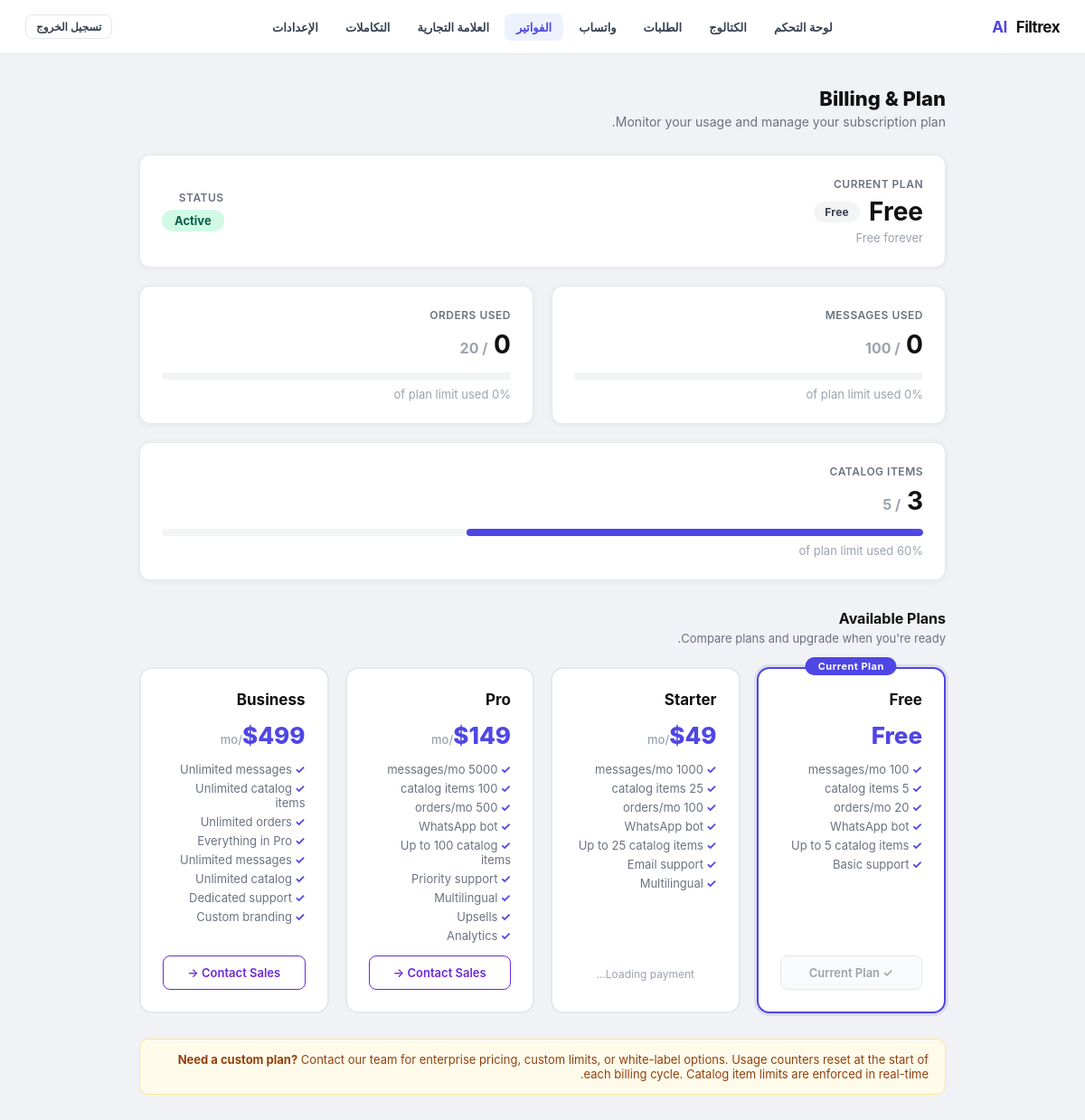
The page /admin/billing (signed in) on the database as committed earlier.
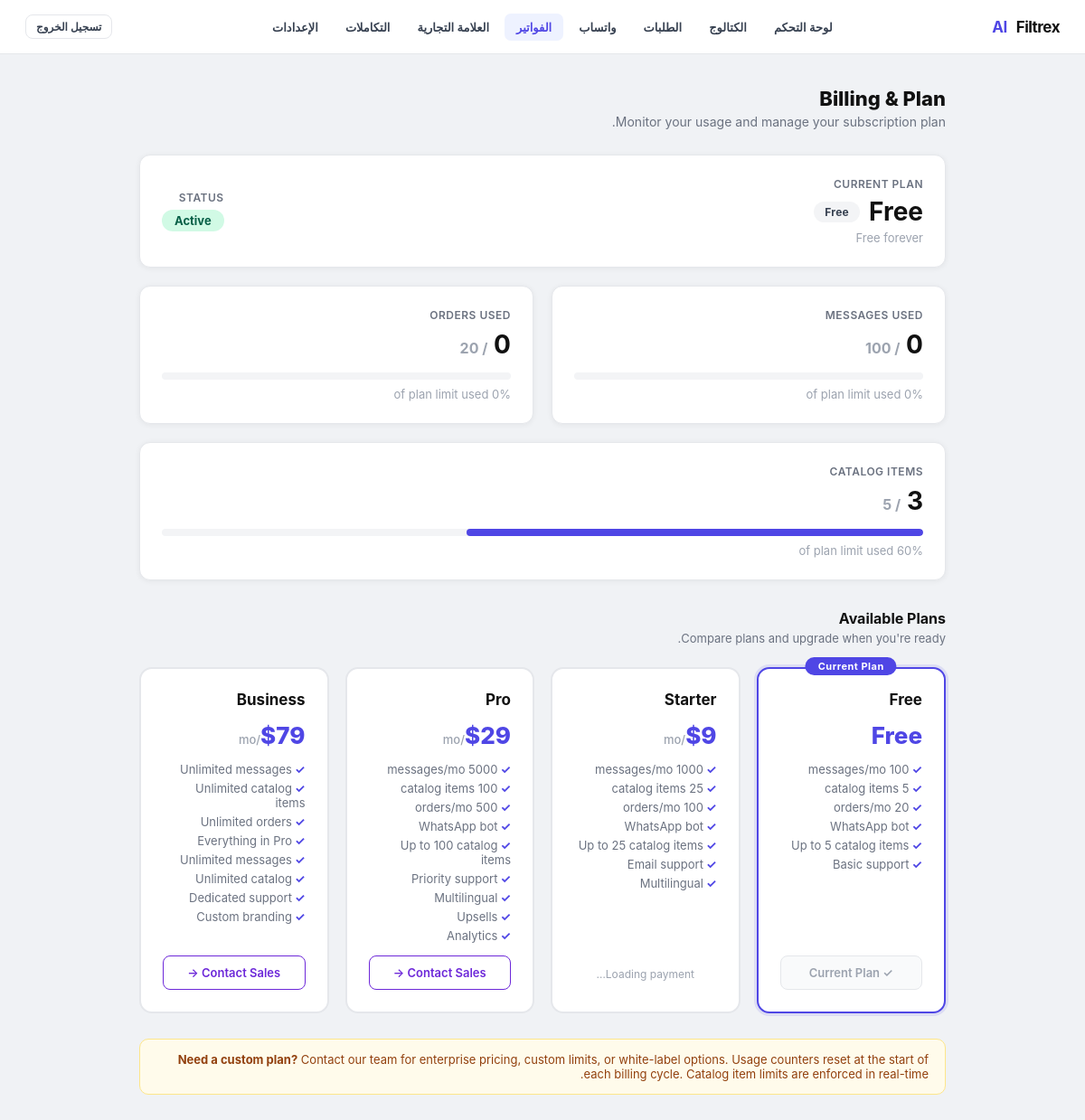
The same page on the database as committed later.
### tables this page shows
CREATE TABLE clients (
                id                INTEGER PRIMARY KEY AUTOINCREMENT,
                name              TEXT NOT NULL,
                business_type     TEXT DEFAULT 'clinic',
                default_language  TEXT DEFAULT 'ar',
                currency          TEXT DEFAULT 'MAD',
                timezone          TEXT DEFAULT 'Africa/Casablanca',
                admin_whatsapp    TEXT,
                ultramsg_instance TEXT,
                ultramsg_token    TEXT,
                is_active         INTEGER DEFAULT 1,
                created_at        TEXT DEFAULT (datetime('now'))
            , whatsapp_connected INTEGER DEFAULT 0, onboarding_step INTEGER DEFAULT 0, referral_code   TEXT, referred_by     INTEGER, referral_count  INTEGER DEFAULT 0, brand_name          TEXT, logo_url            TEXT, primary_color       TEXT DEFAULT '#4f46e5', custom_domain       TEXT, white_label_enabled INTEGER DEFAULT 0, business_whatsapp_number TEXT, whatsapp_connection_status TEXT DEFAULT 'not_connected', whatsapp_provider TEXT DEFAULT 'ultramsg', plan TEXT DEFAULT 'free', subscription_id TEXT, subscription_status TEXT DEFAULT 'inactive');

CREATE TABLE subscription_plans (
                id                 INTEGER PRIMARY KEY AUTOINCREMENT,
                name               TEXT NOT NULL,
                price_monthly      REAL NOT NULL DEFAULT 0,
                max_messages       INTEGER NOT NULL DEFAULT 100,
                max_catalog_items  INTEGER NOT NULL DEFAULT 5,
                max_orders         INTEGER NOT NULL DEFAULT 20,
                features_json      TEXT DEFAULT '[]',
                is_active          INTEGER DEFAULT 1
            );

CREATE TABLE client_subscriptions (
                id             INTEGER PRIMARY KEY AUTOINCREMENT,
                client_id      INTEGER NOT NULL,
                plan_id        INTEGER NOT NULL,
                status         TEXT NOT NULL DEFAULT 'active',
                started_at     TEXT DEFAULT CURRENT_TIMESTAMP,
                expires_at     TEXT,
                messages_used  INTEGER DEFAULT 0,
                orders_used    INTEGER DEFAULT 0
            , bonus_messages INTEGER DEFAULT 0, paypal_subscription_id TEXT);

### app.py (the view)
@app.route("/admin/billing")
def admin_billing():
    guard = _admin_guard()
    if guard:
        return guard
    cid = _session_client_id()
    sub = get_client_subscription(cid)
    con = get_db_connection()
    try:
        catalog_count = con.execute(
            "SELECT COUNT(*) FROM catalogs WHERE client_id=?", (cid,)
        ).fetchone()[0]
        all_plans = con.execute(
            "SELECT * FROM subscription_plans WHERE is_active=1 ORDER BY price_monthly ASC"
        ).fetchall()
    finally:
        con.close()
    plans_list = []
    for p in all_plans:
        pd = dict(p)
        try:
            pd["features"] = json.loads(pd.get("features_json") or "[]")
        except Exception:
            pd["features"] = []
        plans_list.append(pd)
    _plan_display = sub.get("plan_name") if sub else "none"
    print(f"[BILLING_PLAN] admin_billing client={cid} plan={_plan_display!r}")
    return render_template(
        "admin/billing.html",
        sub=sub,
        catalog_count=catalog_count,
        all_plans=plans_list,
        active="billing"
    )

### app.py (called while the page is built)
@app.context_processor
def _inject_branding():
    return {"branding": getattr(g, "branding", {"brand_name": "Filtrex AI",
                                                  "logo_url": None,
                                                  "primary_color": "#4f46e5",
                                                  "white_label_enabled": 0})}

def t(key, lang="en"):
    lang = lang if lang in TRANSLATIONS else "en"
    return TRANSLATIONS[lang].get(key) or TRANSLATIONS["en"].get(key, key)

@app.context_processor
def _inject_lang():
    cid = session.get("client_id")
    lang = "en"
    if cid:
        _con = sqlite3.connect("bookings.db", timeout=10)
        _con.row_factory = sqlite3.Row
        try:
            _row = _con.execute(
                "SELECT default_language FROM clients WHERE id=?", (cid,)
            ).fetchone()
        finally:
            _con.close()
        if _row:
            lang = _row["default_language"] or "en"
    return {"lang": lang, "t": t}

def get_db_connection():
    con = sqlite3.connect(DB_FILE, timeout=10)
    con.row_factory = sqlite3.Row
    return con

def _session_client_id():
    cid = session.get("client_id")
    return int(cid) if cid else CLIENT_ID

def _admin_guard():
    if not session.get("logged_in"):
        return redirect(url_for("login"))
    cid = session.get("client_id")
    if cid:
        print(f"[AUTH_CLIENT_ID] client_id={cid} path={request.path}")
    return None

### templates/admin/billing.html (shortened to what this page needs)
{% extends "admin/layout.html" %}
{% block content %}
{% set PAYPAL_PLANS = {
  'starter':  'P-2U68430732155245WNHV6LMA',
  'pro':      '',
  'business': ''
} %}
<div class="billing-wrap">
  <div class="billing-hero">
    <h1>Billing &amp; Plan</h1>
    <p>Monitor your usage and manage your subscription plan.</p>
  </div>
  {% if sub %}
    {% set pct_msg = ((sub.messages_used / sub.max_messages * 100) | int) if sub.max_messages > 0 else 0 %}
    {% set pct_ord = ((sub.orders_used   / sub.max_orders   * 100) | int) if sub.max_orders   > 0 else 0 %}
    {% set pct_cat = ((catalog_count     / sub.max_catalog_items * 100) | int) if sub.max_catalog_items > 0 else 0 %}
    <div class="billing-grid">
      <div class="stat-card" style="grid-column:1/-1">
        <div style="display:flex; align-items:center; justify-content:space-between; flex-wrap:wrap; gap:12px;">
          <div>
            <div class="stat-label">Current Plan</div>
            <div style="display:flex; align-items:center; gap:10px; margin-top:6px;">
              <span class="stat-value">{{ sub.plan_name }}</span>
              <span class="plan-badge badge-{{ sub.plan_name | lower }}">{{ sub.plan_name }}</span>
            </div>
            <div class="stat-sub" style="margin-top:4px;">
              {% if sub.price_monthly == 0 %}Free forever
              {% else %}${{ sub.price_monthly }}/month{% endif %}
            </div>
          </div>
          <div style="text-align:right;">
            <div class="stat-label">Status</div>
            <span style="display:inline-block; margin-top:6px; padding:4px 14px;
              border-radius:999px; font-size:13px; font-weight:700;
              background:{% if sub.status=='active' %}#d1fae5{% else %}#fee2e2{% endif %};
              color:{% if sub.status=='active' %}#065f46{% else %}#991b1b{% endif %};">
              {{ sub.status | title }}
            </span>
          </div>
        </div>
      </div>
      <div class="stat-card">
        <div class="stat-label">Messages Used</div>
        {% if sub.max_messages == -1 %}
          <div class="stat-value">{{ sub.messages_used }}</div>
          <div class="stat-sub">Unlimited</div>
        {% else %}
          <div class="stat-value">{{ sub.messages_used }} <span style="font-size:16px; color:#9ca3af;">/ {{ sub.max_messages }}</span></div>
          <div class="progress-bar-wrap">
          </div>
          <div class="stat-sub">{{ pct_msg }}% of plan limit used</div>
        {% endif %}
      </div>
      <div class="stat-card">
        <div class="stat-label">Orders Used</div>
        {% if sub.max_orders == -1 %}
          <div class="stat-value">{{ sub.orders_used }}</div>
          <div class="stat-sub">Unlimited</div>
        {% else %}
          <div class="stat-value">{{ sub.orders_used }} <span style="font-size:16px; color:#9ca3af;">/ {{ sub.max_orders }}</span></div>
          <div class="progress-bar-wrap">
          </div>
          <div class="stat-sub">{{ pct_ord }}% of plan limit used</div>
        {% endif %}
      </div>
      <div class="stat-card" style="grid-column:1/-1">
        <div class="stat-label">Catalog Items</div>
        {% if sub.max_catalog_items == -1 %}
          <div class="stat-value">{{ catalog_count }}</div>
          <div class="stat-sub">Unlimited</div>
        {% else %}
          <div class="stat-value">{{ catalog_count }} <span style="font-size:16px; color:#9ca3af;">/ {{ sub.max_catalog_items }}</span></div>
          <div class="progress-bar-wrap">
            <div class="progress-bar {% if pct_cat >= 90 %}over{% elif pct_cat >= 70 %}warn{% endif %}"
                 style="width:{{ [pct_cat, 100] | min }}%"></div>
          </div>
          <div class="stat-sub">{{ pct_cat }}% of plan limit used</div>
        {% endif %}
      </div>
    </div>
  {% else %}
    <div class="info-note" style="margin-bottom:28px;">No active subscription found. Contact support.</div>
  {% endif %}
  <div class="section-title">Available Plans</div>
  <div class="section-sub">Compare plans and upgrade when you're ready.</div>
  <div class="plans-grid">
    {% for plan in all_plans %}
      {% set plan_slug = plan.name | lower %}
      {% set is_current = sub and sub.plan_id == plan.id %}
      {% set pp_id = PAYPAL_PLANS.get(plan_slug, '') %}
      <div class="plan-card {% if is_current %}current{% endif %}">
        {% if is_current %}<div class="plan-card-current-label">Current Plan</div>{% endif %}
        <div class="plan-card-name">{{ plan.name }}</div>
        <div class="plan-card-price">
          {% if plan.price_monthly == 0 %}Free
          {% else %}${{ plan.price_monthly | int }}<span>/mo</span>{% endif %}
        </div>
        <div class="plan-card-limits">
          <ul>
            <li>{% if plan.max_messages == -1 %}Unlimited messages{% else %}{{ plan.max_messages | int }} messages/mo{% endif %}</li>
            <li>{% if plan.max_catalog_items == -1 %}Unlimited catalog items{% else %}{{ plan.max_catalog_items | int }} catalog items{% endif %}</li>
            <li>{% if plan.max_orders == -1 %}Unlimited orders{% else %}{{ plan.max_orders | int }} orders/mo{% endif %}</li>
            {% for feat in plan.features %}
            <li>{{ feat }}</li>
            {% endfor %}
          </ul>
        </div>
        {% if is_current %}
          <div class="btn-current-plan">✓ Current Plan</div>
        {% elif plan_slug == 'free' %}
          <div class="btn-current-plan" style="color:#d1d5db;">Free Tier</div>
        {% elif pp_id %}
          <div class="paypal-btn-wrap">
            <div id="paypal-btn-{{ plan_slug }}"
                 data-plan-id="{{ pp_id }}"
                 data-plan-name="{{ plan_slug }}">
              <div class="paypal-loading">Loading payment…</div>
            </div>
          </div>
        {% else %}
          <a href="mailto:sales@filtrex.ai?subject=Upgrade%20to%20{{ plan.name }}%20Plan"
             class="btn-contact-sales">
            Contact Sales →
          </a>
        {% endif %}
      </div>
    {% endfor %}
  </div>
  <div class="info-note" style="margin-top:28px;">
    <strong>Need a custom plan?</strong> Contact our team for enterprise pricing, custom limits, or white-label options.
    Usage counters reset at the start of each billing cycle.
    Catalog item limits are enforced in real-time.
  </div>
</div>
{% endblock %}

### templates/admin/layout.html (shortened to what this page needs)
<!DOCTYPE html>
<html lang="{{ lang }}" dir="{{ 'rtl' if lang == 'ar' else 'ltr' }}">
<head>
</head>
<body>
<nav class="nav">
  <div class="nav-brand">
    {% if branding.logo_url %}
      <img src="{{ branding.logo_url }}" alt="{{ branding.brand_name }}"
           style="height:32px;width:auto;object-fit:contain;border-radius:4px;" />
    {% else %}
      {% set _parts = branding.brand_name.split() %}
      {% if _parts|length >= 2 %}
        {{ _parts[:-1]|join(' ') }} <span>{{ _parts[-1] }}</span>
      {% else %}
        <span>{{ branding.brand_name }}</span>
      {% endif %}
    {% endif %}
  </div>
  <div class="nav-links">
    <a href="/admin/dashboard" class="nav-link {% if active=='dashboard' %}active{% endif %}">{{ t("nav_dashboard", lang) }}</a>
    <a href="/admin/catalog" class="nav-link {% if active=='catalog' %}active{% endif %}">{{ t("nav_catalog", lang) }}</a>
    <a href="/admin/orders" class="nav-link {% if active=='orders' %}active{% endif %}">{{ t("nav_orders", lang) }}</a>
    <a href="/admin/connect-whatsapp" class="nav-link {% if active=='whatsapp' %}active{% endif %}">{{ t("nav_whatsapp", lang) }}</a>
    <a href="/admin/billing" class="nav-link {% if active=='billing' %}active{% endif %}">{{ t("nav_billing", lang) }}</a>
    <a href="/admin/branding" class="nav-link {% if active=='branding' %}active{% endif %}">{{ t("nav_branding", lang) }}</a>
    <a href="/admin/integrations" class="nav-link {% if active=='integrations' %}active{% endif %}">{{ t("nav_integrations", lang) }}</a>
    <a href="/admin/settings" class="nav-link {% if active=='settings' %}active{% endif %}">{{ t("nav_settings", lang) }}</a>
  </div>
  <div class="nav-right">
    <a href="/logout" class="btn btn-ghost btn-sm">{{ t("nav_logout", lang) }}</a>
  </div>
</nav>
<div class="shell">
  {% block content %}{% endblock %}
</div>
</body>
</html>

### templates/admin/billing.html (style rules this page uses)
.billing-wrap { max-width: 900px; margin: 0 auto; padding: 0 4px; }
.billing-hero { margin-bottom: 28px; }
.billing-hero h1 { font-size: 22px; font-weight: 800; color: #111; margin-bottom: 4px; }
.billing-hero p { font-size: 14px; color: #6b7280; }
.billing-grid { display: grid; grid-template-columns: 1fr 1fr; gap: 20px; margin-bottom: 32px; }
.stat-card { background: #fff; border-radius: 12px; border: 1px solid #e5e7eb; padding: 24px; display: flex; flex-direction: column; gap: 8px; }
.stat-label { font-size: 12px; font-weight: 600; color: #6b7280; text-transform: uppercase; letter-spacing: .5px; }
.stat-value { font-size: 28px; font-weight: 700; color: #111; }
.stat-sub { font-size: 13px; color: #9ca3af; }
.progress-bar-wrap { background: #f3f4f6; border-radius: 999px; height: 8px; overflow: hidden; margin-top: 6px; }
.progress-bar { height: 8px; border-radius: 999px; background: #4f46e5; transition: width .4s; }
.plan-badge { display: inline-block; padding: 4px 12px; border-radius: 999px; font-size: 12px; font-weight: 700; letter-spacing: .3px; }
.badge-free { background: #f3f4f6; color: #374151; }
.plans-grid { display: grid; grid-template-columns: repeat(auto-fit, minmax(200px, 1fr)); gap: 18px; margin-top: 24px; }
.plan-card { border: 2px solid #e5e7eb; border-radius: 14px; padding: 24px; background: #fff; display: flex; flex-direction: column; gap: 14px; transition: border-color .2s, box-shadow .2s; position: relative; }
.plan-card.current { border-color: #4f46e5; box-shadow: 0 0 0 3px rgba(79,70,229,.12); }
.plan-card-current-label { position: absolute; top: -13px; left: 50%; transform: translateX(-50%); background: #4f46e5; color: #fff; font-size: 11px; font-weight: 700; padding: 3px 14px; border-radius: 999px; letter-spacing: .5px; white-space: nowrap; }
.plan-card-name { font-size: 17px; font-weight: 700; color: #111; }
.plan-card-price { font-size: 26px; font-weight: 800; color: #4f46e5; }
.plan-card-price span { font-size: 13px; font-weight: 500; color: #9ca3af; }
.plan-card-limits { font-size: 13px; color: #6b7280; }
.plan-card-limits ul { margin: 0; padding: 0; display: flex; flex-direction: column; gap: 5px; }
.plan-card-limits li { list-style: none; }
.plan-card-limits li::before { content: "✓ "; color: #4f46e5; font-weight: 700; }
.btn-current-plan { display: block; text-align: center; padding: 10px 14px; border-radius: 8px; font-size: 13px; font-weight: 600; border: 1.5px solid #e5e7eb; color: #9ca3af; background: #f9fafb; cursor: default; margin-top: auto; }
.btn-contact-sales { display: block; text-align: center; padding: 10px 14px; border-radius: 8px; font-size: 13px; font-weight: 600; cursor: pointer; border: 1.5px solid #6d28d9; color: #6d28d9; background: #fff; text-decoration: none; transition: all .15s; margin-top: auto; }
.paypal-btn-wrap { margin-top: auto; }
.paypal-loading { text-align: center; font-size: 12px; color: #9ca3af; padding: 10px 0; }
.info-note { background: #fffbeb; border: 1px solid #fde68a; border-radius: 10px; padding: 14px 18px; font-size: 13px; color: #92400e; margin-top: 24px; }
.section-title { font-size: 16px; font-weight: 700; color: #111; margin-bottom: 4px; }
.section-sub { font-size: 13px; color: #6b7280; margin-bottom: 20px; }

Rows that differ between the two databases and show on the page:
changed subscription_plans "Starter": price_monthly "49" → "9"
changed subscription_plans "Pro": price_monthly "149" → "29"
changed subscription_plans "Business": price_monthly "499" → "79"
